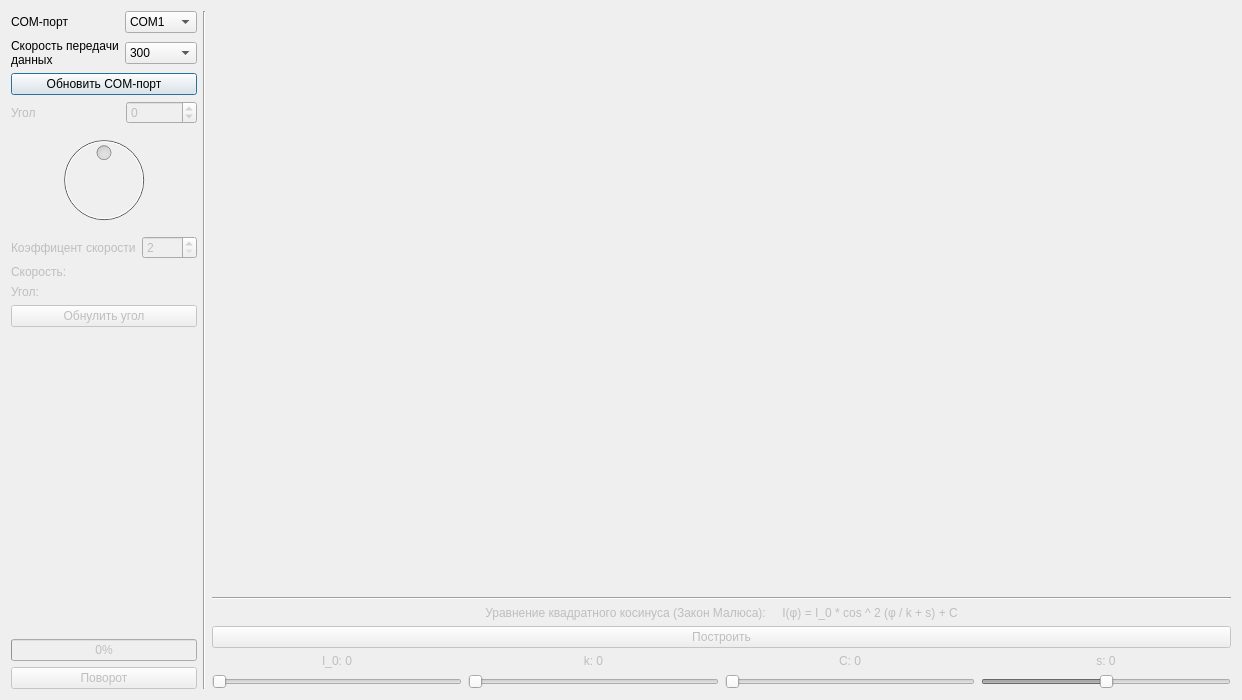
<?xml version="1.0" encoding="UTF-8"?>
<ui version="4.0">
 <class>Dialog</class>
 <widget class="QDialog" name="Dialog">
  <property name="geometry">
   <rect>
    <x>0</x>
    <y>0</y>
    <width>1242</width>
    <height>700</height>
   </rect>
  </property>
  <property name="windowTitle">
   <string>Dialog</string>
  </property>
  <layout class="QHBoxLayout" name="horizontalLayout">
   <item>
    <layout class="QVBoxLayout" name="verticalLayout">
     <item>
      <layout class="QHBoxLayout" name="horizontalLayout_2">
       <item>
        <widget class="QLabel" name="label_com">
         <property name="sizePolicy">
          <sizepolicy hsizetype="Minimum" vsizetype="Preferred">
           <horstretch>0</horstretch>
           <verstretch>0</verstretch>
          </sizepolicy>
         </property>
         <property name="text">
          <string>COM-порт</string>
         </property>
        </widget>
       </item>
       <item>
        <widget class="QComboBox" name="box_com">
         <property name="sizePolicy">
          <sizepolicy hsizetype="Maximum" vsizetype="Fixed">
           <horstretch>0</horstretch>
           <verstretch>0</verstretch>
          </sizepolicy>
         </property>
         <item>
          <property name="text">
           <string>COM1</string>
          </property>
         </item>
         <item>
          <property name="text">
           <string>COM2</string>
          </property>
         </item>
         <item>
          <property name="text">
           <string>COM3</string>
          </property>
         </item>
         <item>
          <property name="text">
           <string>COM4</string>
          </property>
         </item>
         <item>
          <property name="text">
           <string>COM5</string>
          </property>
         </item>
         <item>
          <property name="text">
           <string>COM6</string>
          </property>
         </item>
         <item>
          <property name="text">
           <string>COM7</string>
          </property>
         </item>
         <item>
          <property name="text">
           <string>COM8</string>
          </property>
         </item>
         <item>
          <property name="text">
           <string>COM9</string>
          </property>
         </item>
         <item>
          <property name="text">
           <string>COM10</string>
          </property>
         </item>
        </widget>
       </item>
      </layout>
     </item>
     <item>
      <layout class="QHBoxLayout" name="horizontalLayout_4">
       <item>
        <widget class="QLabel" name="label_speed">
         <property name="text">
          <string>Cкорость передачи данных</string>
         </property>
         <property name="scaledContents">
          <bool>false</bool>
         </property>
         <property name="wordWrap">
          <bool>true</bool>
         </property>
        </widget>
       </item>
       <item>
        <widget class="QComboBox" name="speed_box">
         <property name="currentText">
          <string>300</string>
         </property>
         <item>
          <property name="text">
           <string>300</string>
          </property>
         </item>
         <item>
          <property name="text">
           <string>600</string>
          </property>
         </item>
         <item>
          <property name="text">
           <string>1200</string>
          </property>
         </item>
         <item>
          <property name="text">
           <string>2400</string>
          </property>
         </item>
         <item>
          <property name="text">
           <string>4800</string>
          </property>
         </item>
         <item>
          <property name="text">
           <string>9600</string>
          </property>
         </item>
         <item>
          <property name="text">
           <string>14400</string>
          </property>
         </item>
         <item>
          <property name="text">
           <string>19200</string>
          </property>
         </item>
         <item>
          <property name="text">
           <string>28800</string>
          </property>
         </item>
         <item>
          <property name="text">
           <string>38400</string>
          </property>
         </item>
         <item>
          <property name="text">
           <string>57600</string>
          </property>
         </item>
         <item>
          <property name="text">
           <string>115200</string>
          </property>
         </item>
        </widget>
       </item>
      </layout>
     </item>
     <item>
      <widget class="QPushButton" name="port_update">
       <property name="text">
        <string>Обновить COM-порт</string>
       </property>
      </widget>
     </item>
     <item>
      <layout class="QHBoxLayout" name="horizontalLayout_3">
       <item>
        <widget class="QLabel" name="label_angle">
         <property name="enabled">
          <bool>false</bool>
         </property>
         <property name="sizePolicy">
          <sizepolicy hsizetype="Minimum" vsizetype="Preferred">
           <horstretch>0</horstretch>
           <verstretch>0</verstretch>
          </sizepolicy>
         </property>
         <property name="text">
          <string>Угол</string>
         </property>
        </widget>
       </item>
       <item>
        <widget class="QSpinBox" name="angle_box">
         <property name="enabled">
          <bool>false</bool>
         </property>
         <property name="sizePolicy">
          <sizepolicy hsizetype="Maximum" vsizetype="Fixed">
           <horstretch>0</horstretch>
           <verstretch>0</verstretch>
          </sizepolicy>
         </property>
         <property name="minimum">
          <number>-1000000</number>
         </property>
         <property name="maximum">
          <number>1000000</number>
         </property>
        </widget>
       </item>
      </layout>
     </item>
     <item>
      <widget class="QDial" name="dial">
       <property name="enabled">
        <bool>false</bool>
       </property>
       <property name="minimum">
        <number>-360</number>
       </property>
       <property name="maximum">
        <number>360</number>
       </property>
       <property name="singleStep">
        <number>5</number>
       </property>
       <property name="pageStep">
        <number>0</number>
       </property>
       <property name="value">
        <number>0</number>
       </property>
       <property name="sliderPosition">
        <number>0</number>
       </property>
       <property name="orientation">
        <enum>Qt::Horizontal</enum>
       </property>
      </widget>
     </item>
     <item>
      <layout class="QHBoxLayout" name="horizontalLayout_5">
       <item>
        <widget class="QLabel" name="label_speed_rotation">
         <property name="enabled">
          <bool>false</bool>
         </property>
         <property name="text">
          <string>Коэффицент скорости</string>
         </property>
         <property name="wordWrap">
          <bool>true</bool>
         </property>
        </widget>
       </item>
       <item>
        <widget class="QSpinBox" name="speed_rotation_box">
         <property name="enabled">
          <bool>false</bool>
         </property>
         <property name="sizePolicy">
          <sizepolicy hsizetype="Minimum" vsizetype="Fixed">
           <horstretch>0</horstretch>
           <verstretch>0</verstretch>
          </sizepolicy>
         </property>
         <property name="minimum">
          <number>2</number>
         </property>
         <property name="maximum">
          <number>20</number>
         </property>
        </widget>
       </item>
      </layout>
     </item>
     <item>
      <widget class="QLabel" name="label_now_speed">
       <property name="enabled">
        <bool>false</bool>
       </property>
       <property name="sizePolicy">
        <sizepolicy hsizetype="Minimum" vsizetype="Preferred">
         <horstretch>0</horstretch>
         <verstretch>0</verstretch>
        </sizepolicy>
       </property>
       <property name="text">
        <string>Скорость: </string>
       </property>
      </widget>
     </item>
     <item>
      <widget class="QLabel" name="label_angle_all">
       <property name="enabled">
        <bool>false</bool>
       </property>
       <property name="text">
        <string>Угол: </string>
       </property>
      </widget>
     </item>
     <item>
      <widget class="QPushButton" name="zero_button">
       <property name="enabled">
        <bool>false</bool>
       </property>
       <property name="text">
        <string>Обнулить угол</string>
       </property>
      </widget>
     </item>
     <item>
      <spacer name="verticalSpacer">
       <property name="orientation">
        <enum>Qt::Vertical</enum>
       </property>
       <property name="sizeHint" stdset="0">
        <size>
         <width>20</width>
         <height>40</height>
        </size>
       </property>
      </spacer>
     </item>
     <item>
      <widget class="QProgressBar" name="progressBar">
       <property name="enabled">
        <bool>false</bool>
       </property>
       <property name="sizePolicy">
        <sizepolicy hsizetype="Preferred" vsizetype="Fixed">
         <horstretch>0</horstretch>
         <verstretch>0</verstretch>
        </sizepolicy>
       </property>
       <property name="value">
        <number>0</number>
       </property>
      </widget>
     </item>
     <item>
      <widget class="QPushButton" name="rotate_button">
       <property name="enabled">
        <bool>false</bool>
       </property>
       <property name="text">
        <string>Поворот</string>
       </property>
      </widget>
     </item>
    </layout>
   </item>
   <item>
    <widget class="Line" name="line">
     <property name="orientation">
      <enum>Qt::Vertical</enum>
     </property>
    </widget>
   </item>
   <item>
    <layout class="QVBoxLayout" name="verticalLayout_2">
     <item>
      <widget class="QWidget" name="widget" native="true">
       <property name="enabled">
        <bool>true</bool>
       </property>
       <property name="sizePolicy">
        <sizepolicy hsizetype="Expanding" vsizetype="MinimumExpanding">
         <horstretch>0</horstretch>
         <verstretch>0</verstretch>
        </sizepolicy>
       </property>
      </widget>
     </item>
     <item>
      <widget class="Line" name="line_2">
       <property name="orientation">
        <enum>Qt::Horizontal</enum>
       </property>
      </widget>
     </item>
     <item>
      <widget class="QLabel" name="label_cos">
       <property name="enabled">
        <bool>false</bool>
       </property>
       <property name="sizePolicy">
        <sizepolicy hsizetype="Preferred" vsizetype="Maximum">
         <horstretch>0</horstretch>
         <verstretch>0</verstretch>
        </sizepolicy>
       </property>
       <property name="layoutDirection">
        <enum>Qt::LeftToRight</enum>
       </property>
       <property name="locale">
        <locale language="Russian" country="Russia"/>
       </property>
       <property name="frameShadow">
        <enum>QFrame::Plain</enum>
       </property>
       <property name="text">
        <string>Уравнение квадратного косинуса (Закон Малюса):     I(φ) = I_0 * cos ^ 2 (φ / k + s) + C</string>
       </property>
       <property name="alignment">
        <set>Qt::AlignCenter</set>
       </property>
      </widget>
     </item>
     <item>
      <widget class="QPushButton" name="button_create_cos">
       <property name="enabled">
        <bool>false</bool>
       </property>
       <property name="text">
        <string>Построить</string>
       </property>
      </widget>
     </item>
     <item>
      <layout class="QHBoxLayout" name="horizontalLayout_6">
       <item>
        <layout class="QVBoxLayout" name="verticalLayout_3">
         <item>
          <widget class="QLabel" name="label_I_0">
           <property name="enabled">
            <bool>false</bool>
           </property>
           <property name="text">
            <string>I_0: 0</string>
           </property>
           <property name="alignment">
            <set>Qt::AlignCenter</set>
           </property>
          </widget>
         </item>
         <item>
          <widget class="QSlider" name="slider_I_0">
           <property name="enabled">
            <bool>false</bool>
           </property>
           <property name="maximum">
            <number>100</number>
           </property>
           <property name="orientation">
            <enum>Qt::Horizontal</enum>
           </property>
          </widget>
         </item>
        </layout>
       </item>
       <item>
        <layout class="QVBoxLayout" name="verticalLayout_5">
         <item>
          <widget class="QLabel" name="label_k">
           <property name="enabled">
            <bool>false</bool>
           </property>
           <property name="text">
            <string>k: 0</string>
           </property>
           <property name="alignment">
            <set>Qt::AlignCenter</set>
           </property>
          </widget>
         </item>
         <item>
          <widget class="QSlider" name="slider_k">
           <property name="enabled">
            <bool>false</bool>
           </property>
           <property name="minimum">
            <number>1</number>
           </property>
           <property name="maximum">
            <number>500</number>
           </property>
           <property name="orientation">
            <enum>Qt::Horizontal</enum>
           </property>
          </widget>
         </item>
        </layout>
       </item>
       <item>
        <layout class="QVBoxLayout" name="verticalLayout_4">
         <item>
          <widget class="QLabel" name="label_C">
           <property name="enabled">
            <bool>false</bool>
           </property>
           <property name="text">
            <string>C: 0</string>
           </property>
           <property name="alignment">
            <set>Qt::AlignCenter</set>
           </property>
          </widget>
         </item>
         <item>
          <widget class="QSlider" name="slider_C">
           <property name="enabled">
            <bool>false</bool>
           </property>
           <property name="maximum">
            <number>150</number>
           </property>
           <property name="orientation">
            <enum>Qt::Horizontal</enum>
           </property>
          </widget>
         </item>
        </layout>
       </item>
       <item>
        <layout class="QVBoxLayout" name="verticalLayout_6">
         <item>
          <widget class="QLabel" name="label_s">
           <property name="enabled">
            <bool>false</bool>
           </property>
           <property name="text">
            <string>s: 0</string>
           </property>
           <property name="alignment">
            <set>Qt::AlignCenter</set>
           </property>
          </widget>
         </item>
         <item>
          <widget class="QSlider" name="slider_s">
           <property name="enabled">
            <bool>false</bool>
           </property>
           <property name="minimum">
            <number>-50</number>
           </property>
           <property name="maximum">
            <number>50</number>
           </property>
           <property name="pageStep">
            <number>1</number>
           </property>
           <property name="orientation">
            <enum>Qt::Horizontal</enum>
           </property>
          </widget>
         </item>
        </layout>
       </item>
      </layout>
     </item>
    </layout>
   </item>
  </layout>
 </widget>
 <resources/>
 <connections/>
</ui>
